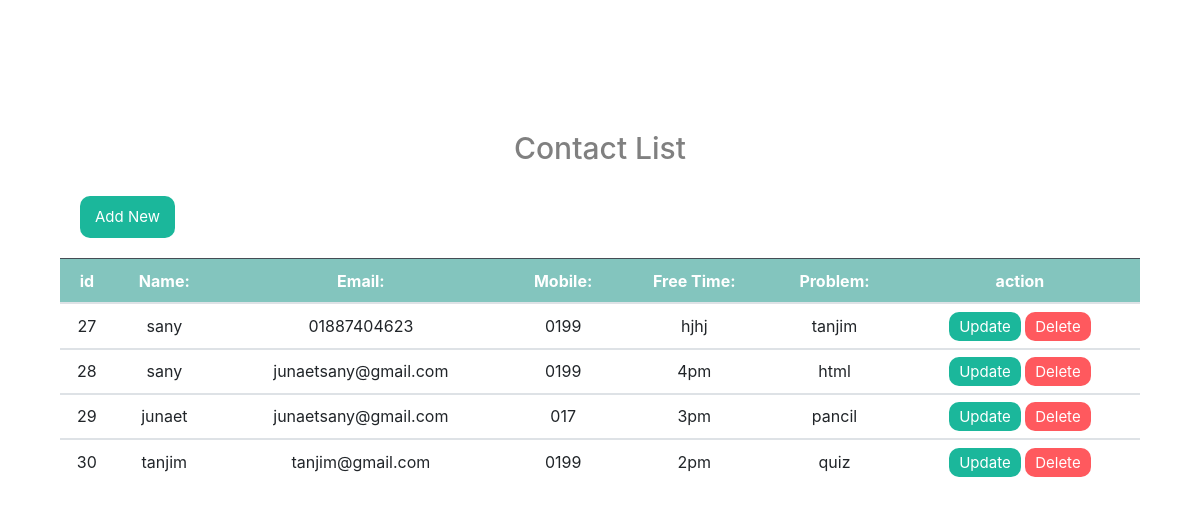
The page /contact/admin_contact.php on the database its author committed.
### tables this page shows
CREATE TABLE `contact` (
  `id` int(11) NOT NULL,
  `name` varchar(50) DEFAULT NULL,
  `email` varchar(50) DEFAULT NULL,
  `mobile` varchar(50) DEFAULT NULL,
  `freetime` varchar(50) DEFAULT NULL,
  `problem` varchar(50) DEFAULT NULL
);

### contact/admin_contact.php (the view, shortened to what this page needs)
<?php
include_once 'database.php';
$result = mysqli_query($conn,"SELECT * FROM contact");
?>
<!DOCTYPE html>
<html lang="en">
<head>
    <link rel="stylesheet" href="https://stackpath.bootstrapcdn.com/bootstrap/4.4.1/css/bootstrap.min.css">
    <link rel="stylesheet" href="./../assets/css/style.css">
</head>
<body id="top">
<div style="width: 90%;margin: auto;" class="conteiner">
<h1 style="font-size:30px; text-align: center;padding-top: 100px;" class="mt-5 mb-3">Contact List</h1>
 <a href="contact.html" class="btn_add">Add New</a>
    <?php
if (mysqli_num_rows($result) > 0) {
?>
<table  class="table table-hover text-center">
    <thead class="table-dark table-striped">
    <tr style="background-color:#83c5be">
      <th scope="col">id</th>
      <th scope="col">Name:</th>
      <th scope="col">Email:</th>
      <th scope="col">Mobile:</th>
      <th scope="col">Free Time:</th>
      <th scope="col">Problem:</th>
      <th scope="col">action</th>
    </tr>
    </thead>
    <?php
			while($row = mysqli_fetch_array($result)) {
			?>
    <tbody>
    <tr>
	    <td><?php echo $row["id"]; ?></td>
		<td><?php echo $row["name"]; ?></td>
		<td><?php echo $row["email"]; ?></td>
		<td><?php echo $row["mobile"]; ?></td>
		<td><?php echo $row["freetime"]; ?></td>
    <td><?php echo $row["problem"]; ?></td>
		<td><a class="btn_update" href="contact_update.php?id=<?php echo $row["id"]; ?>">Update</a>
    <a class="btn_delete" href="tablecontactdelete.php?id=<?php echo $row["id"]; ?>">Delete</a></td>
      </tr>
			<?php
			}
			?>
  </tbody>
</table>
<?php
}
else
{
    echo "No result found";
}
?>
</div>
</body>
</html>

### assets/css/style.css (style rules this page uses)
:root { --selective-yellow: hsl(42, 94%, 55%); --eerie-black-1: hsl(0, 0%, 9%); --eerie-black-2: hsl(180, 3%, 7%); --quick-silver: hsl(0, 0%, 65%); --radical-red: hsl(351, 83%, 61%); --light-gray: hsl(0, 0%, 80%); --isabelline: hsl(36, 33%, 94%); --gray-x-11: hsl(0, 0%, 73%); --kappel_15: hsla(170, 75%, 41%, 0.15); --platinum: hsl(0, 0%, 90%); --gray-web: hsl(0, 0%, 50%); --black_80: hsla(0, 0%, 0%, 0.8); --white_50: hsla(0, 0%, 100%, 0.5); --black_50: hsla(0, 0%, 0%, 0.5); --black_30: hsla(0, 0%, 0%, 0.3); --kappel: hsl(170, 75%, 41%); --white: hsl(0, 0%, 100%); --gradient: linear-gradient(-90deg,hsl(151, 58%, 46%) 0%,hsl(170, 75%, 41%) 100%); --ff-league_spartan: 'League Spartan', sans-serif; --ff-poppins: 'Poppins', sans-serif; --fs-1: 4.2rem; --fs-2: 3.2rem; --fs-3: 2.3rem; --fs-4: 1.8rem; --fs-5: 1.5rem; --fs-6: 1.4rem; --fs-7: 1.3rem; --fw-500: 500; --fw-600: 600; --section-padding: 75px; --shadow-1: 0 6px 15px 0 hsla(0, 0%, 0%, 0.05); --shadow-2: 0 10px 30px hsla(0, 0%, 0%, 0.06); --shadow-3: 0 10px 50px 0 hsla(220, 53%, 22%, 0.1); --radius-pill: 500px; --radius-circle: 50%; --radius-3: 3px; --radius-5: 5px; --radius-10: 10px; --transition-1: 0.25s ease; --transition-2: 0.5s ease; --cubic-in: cubic-bezier(0.51, 0.03, 0.64, 0.28); --cubic-out: cubic-bezier(0.33, 0.85, 0.4, 0.96); }
*, *::before, *::after { margin: 0; padding: 0; box-sizing: border-box; }
a, img, span, data, input, button, ion-icon { display: block; }
a { color: inherit; text-decoration: none; }
html { font-family: var(--ff-poppins); font-size: 10px; scroll-behavior: smooth; }
body { background-color: var(--white); color: var(--gray-web); font-size: 1.6rem; line-height: 1.75; }
@media (min-width: 768px) { :root { --fs-1: 4.6rem; --fs-2: 3.8rem; } }
@media (min-width: 992px) { :root { --fs-1: 5.5rem; --fs-2: 4.5rem; } }
@media (min-width: 1200px) { :root { --fs-1: 6.5rem; --section-padding: 120px; } }

### contact/admin_contact.php (style rules this page uses)
.btn_update, .btn_delete { background-color: #1bb79b; color: #FFF; text-decoration: none; text-transform: capitalize; padding: 5px 10px; border-radius: 10px; display: inline; display: inline; text-align: center; font-size: 15px; margin-bottom: 5px; box-sizing: border-box; }
.btn_delete { background-color: #ff595e; }
.btn_add { background-color: #1bb79b; color: #FFF; text-decoration: none; text-transform: capitalize; padding: 8px 15px; border-radius: 10px; display: inline-block; font-size: 15px; margin: 20px; }

### rows shown on the page
contact: id "27", name "sany", email "01887404623", mobile "0199", freetime "hjhj", problem "tanjim"
contact: id "28", name "sany", email "junaetsany@gmail.com", mobile "0199", freetime "4pm", problem "html"
contact: id "29", name "junaet", email "junaetsany@gmail.com", mobile "017", freetime "3pm", problem "pancil"
contact: id "30", name "tanjim", email "tanjim@gmail.com", mobile "0199", freetime "2pm", problem "quiz"
